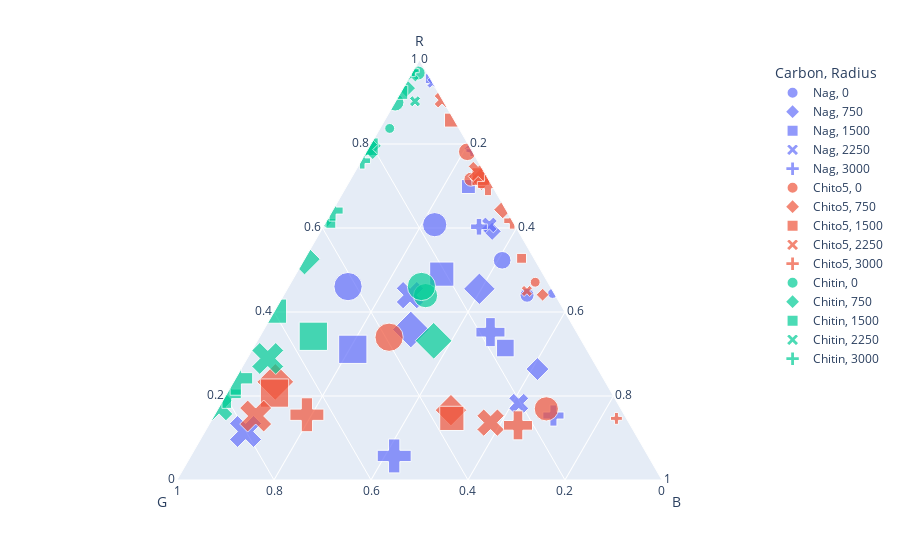

Notebook code cell kept with this figure:
### Code cell
df4plot = pop_den_1d_df[(pop_den_1d_df["Rep"] == "rep2") & ((pop_den_1d_df["Radius"] == 0) | (pop_den_1d_df["Radius"] == 750) | (pop_den_1d_df["Radius"] == 1500) | (pop_den_1d_df["Radius"] == 2250) | (pop_den_1d_df["Radius"] == 3000))]
fig = px.scatter_ternary(df4plot, a='R', b='G', c='B',
    size="Time", color="Carbon", symbol="Radius")
fig.write_image("results/1Drep2.pdf")
fig.show()

### Figure 1 — Plotly figure (JSON) as saved in the notebook; plotly's stock layout.template omitted (floating-point values rounded to 4 significant figures)
{"data": [{"a": [0.6838, 0.4441, 0.4399, 0.5231, 0.6079, 0.4605], "b": [8.339e-05, 0.003514, 0.05831, 0.06798, 0.1647, 0.4171], "c": [0.3161, 0.5524, 0.5018, 0.4089, 0.2274, 0.1224], "hovertemplate": "Carbon=Nag<br>Radius=0<br>R=%{a}<br>G=%{b}<br>B=%{c}<br>Time=%{marker.size}<extra></extra>", "legendgroup": "Nag, 0", "marker": {"color": "#636efa", "size": [0, 11, 22, 35, 66, 90], "sizemode": "area", "sizeref": 0.225, "symbol": "circle"}, "mode": "markers", "name": "Nag, 0", "showlegend": true, "subplot": "ternary", "type": "scatterternary"}, {"a": [0.6456, 0.7893, 0.592, 0.2641, 0.4553, 0.3582], "b": [0, 0, 0.05416, 0.1247, 0.1489, 0.3387], "c": [0.3544, 0.2107, 0.3538, 0.6111, 0.3958, 0.303], "hovertemplate": "Carbon=Nag<br>Radius=750<br>R=%{a}<br>G=%{b}<br>B=%{c}<br>Time=%{marker.size}<extra></extra>", "legendgroup": "Nag, 750", "marker": {"color": "#636efa", "size": [0, 11, 22, 35, 66, 90], "sizemode": "area", "sizeref": 0.225, "symbol": "diamond"}, "mode": "markers", "name": "Nag, 750", "showlegend": true, "subplot": "ternary", "type": "scatterternary"}, {"a": [0.6084, 0.9556, 0.6987, 0.3142, 0.4902, 0.3112], "b": [0.02957, 0, 0.04985, 0.1659, 0.209, 0.482], "c": [0.362, 0.04439, 0.2514, 0.5199, 0.3009, 0.2068], "hovertemplate": "Carbon=Nag<br>Radius=1500<br>R=%{a}<br>G=%{b}<br>B=%{c}<br>Time=%{marker.size}<extra></extra>", "legendgroup": "Nag, 1500", "marker": {"color": "#636efa", "size": [0, 11, 22, 35, 66, 90], "sizemode": "area", "sizeref": 0.225, "symbol": "square"}, "mode": "markers", "name": "Nag, 1500", "showlegend": true, "subplot": "ternary", "type": "scatterternary"}, {"a": [0.5707, 0.946, 0.6073, 0.1826, 0.4401, 0.1155], "b": [0.04871, 0, 0.05232, 0.2041, 0.2996, 0.8009], "c": [0.3806, 0.05403, 0.3404, 0.6134, 0.2602, 0.08357], "hovertemplate": "Carbon=Nag<br>Radius=2250<br>R=%{a}<br>G=%{b}<br>B=%{c}<br>Time=%{marker.size}<extra></extra>", "legendgroup": "Nag, 2250", "marker": {"color": "#636efa", "size": [0, 11, 22, 35, 66, 90], "sizemode": "area", "sizeref": 0.225, "symbol": "x"}, "mode": "markers", "name": "Nag, 2250", "showlegend": true, "subplot": "ternary", "type": "scatterternary"}, {"a": [0.584, 0.7841, 0.603, 0.1535, 0.352, 0.05731], "b": [0.05095, 0, 0.07583, 0.1471, 0.1777, 0.5235], "c": [0.3651, 0.2159, 0.3212, 0.6994, 0.4703, 0.4192], "hovertemplate": "Carbon=Nag<br>Radius=3000<br>R=%{a}<br>G=%{b}<br>B=%{c}<br>Time=%{marker.size}<extra></extra>", "legendgroup": "Nag, 3000", "marker": {"color": "#636efa", "size": [0, 11, 22, 35, 66, 90], "sizemode": "area", "sizeref": 0.225, "symbol": "cross"}, "mode": "markers", "name": "Nag, 3000", "showlegend": true, "subplot": "ternary", "type": "scatterternary"}, {"a": [0.002548, 0.4709, 0.7162, 0.7815, 0.1694, 0.3399], "b": [0.02038, 0.02599, 0.03589, 0.01066, 0.1537, 0.3927], "c": [0.9771, 0.5031, 0.2479, 0.2078, 0.6768, 0.2674], "hovertemplate": "Carbon=Chito5<br>Radius=0<br>R=%{a}<br>G=%{b}<br>B=%{c}<br>Time=%{marker.size}<extra></extra>", "legendgroup": "Chito5, 0", "marker": {"color": "#EF553B", "size": [0, 11, 22, 35, 66, 90], "sizemode": "area", "sizeref": 0.225, "symbol": "circle"}, "mode": "markers", "name": "Chito5, 0", "showlegend": true, "subplot": "ternary", "type": "scatterternary"}, {"a": [0.07692, 0.4412, 0.6436, 0.7165, 0.1664, 0.2337], "b": [0.3846, 0.02556, 0.006501, 0.01363, 0.352, 0.6805], "c": [0.5385, 0.5333, 0.3499, 0.2698, 0.4817, 0.0858], "hovertemplate": "Carbon=Chito5<br>Radius=750<br>R=%{a}<br>G=%{b}<br>B=%{c}<br>Time=%{marker.size}<extra></extra>", "legendgroup": "Chito5, 750", "marker": {"color": "#EF553B", "size": [0, 11, 22, 35, 66, 90], "sizemode": "area", "sizeref": 0.225, "symbol": "diamond"}, "mode": "markers", "name": "Chito5, 750", "showlegend": true, "subplot": "ternary", "type": "scatterternary"}, {"a": [0.2353, 0.5278, 0.8569, 0.7225, 0.1467, 0.2069], "b": [0, 0.02561, 0.005531, 0.01244, 0.3599, 0.6955], "c": [0.7647, 0.4466, 0.1376, 0.2651, 0.4933, 0.09755], "hovertemplate": "Carbon=Chito5<br>Radius=1500<br>R=%{a}<br>G=%{b}<br>B=%{c}<br>Time=%{marker.size}<extra></extra>", "legendgroup": "Chito5, 1500", "marker": {"color": "#EF553B", "size": [0, 11, 22, 35, 66, 90], "sizemode": "area", "sizeref": 0.225, "symbol": "square"}, "mode": "markers", "name": "Chito5, 1500", "showlegend": true, "subplot": "ternary", "type": "scatterternary"}, {"a": [0.6667, 0.45, 0.9046, 0.7347, 0.1366, 0.1523], "b": [0, 0.05357, 0.001062, 0.01155, 0.2852, 0.7616], "c": [0.3333, 0.4964, 0.09433, 0.2537, 0.5782, 0.08607], "hovertemplate": "Carbon=Chito5<br>Radius=2250<br>R=%{a}<br>G=%{b}<br>B=%{c}<br>Time=%{marker.size}<extra></extra>", "legendgroup": "Chito5, 2250", "marker": {"color": "#EF553B", "size": [0, 11, 22, 35, 66, 90], "sizemode": "area", "sizeref": 0.225, "symbol": "x"}, "mode": "markers", "name": "Chito5, 2250", "showlegend": true, "subplot": "ternary", "type": "scatterternary"}, {"a": [0.02083, 0.1467, 0.6172, 0.7022, 0.1301, 0.1554], "b": [0.08333, 0.02055, 0.0003901, 0.007757, 0.2319, 0.6545], "c": [0.8958, 0.8327, 0.3824, 0.29, 0.638, 0.1902], "hovertemplate": "Carbon=Chito5<br>Radius=3000<br>R=%{a}<br>G=%{b}<br>B=%{c}<br>Time=%{marker.size}<extra></extra>", "legendgroup": "Chito5, 3000", "marker": {"color": "#EF553B", "size": [0, 11, 22, 35, 66, 90], "sizemode": "area", "sizeref": 0.225, "symbol": "cross"}, "mode": "markers", "name": "Chito5, 3000", "showlegend": true, "subplot": "ternary", "type": "scatterternary"}, {"a": [0.8441, 0.8371, 0.969, 0.8994, 0.4389, 0.4608], "b": [0.1253, 0.1429, 0.01822, 0.1006, 0.2681, 0.2656], "c": [0.03065, 0.02, 0.01273, 8.881e-06, 0.293, 0.2736], "hovertemplate": "Carbon=Chitin<br>Radius=0<br>R=%{a}<br>G=%{b}<br>B=%{c}<br>Time=%{marker.size}<extra></extra>", "legendgroup": "Chitin, 0", "marker": {"color": "#00cc96", "size": [0, 11, 22, 35, 66, 90], "sizemode": "area", "sizeref": 0.225, "symbol": "circle"}, "mode": "markers", "name": "Chitin, 0", "showlegend": true, "subplot": "ternary", "type": "scatterternary"}, {"a": [0.1743, 0.6147, 0.933, 0.7955, 0.5258, 0.3315], "b": [0.7858, 0.3853, 0.06037, 0.2045, 0.4742, 0.305], "c": [0.03986, 0, 0.0066, 0, 0, 0.3635], "hovertemplate": "Carbon=Chitin<br>Radius=750<br>R=%{a}<br>G=%{b}<br>B=%{c}<br>Time=%{marker.size}<extra></extra>", "legendgroup": "Chitin, 750", "marker": {"color": "#00cc96", "size": [0, 11, 22, 35, 66, 90], "sizemode": "area", "sizeref": 0.225, "symbol": "diamond"}, "mode": "markers", "name": "Chitin, 750", "showlegend": true, "subplot": "ternary", "type": "scatterternary"}, {"a": [0.1304, 0.6111, 0.9229, 0.7934, 0.402, 0.3422], "b": [0.7844, 0.3772, 0.07714, 0.2066, 0.598, 0.5478], "c": [0.0852, 0.01171, 0, 0, 0, 0.11], "hovertemplate": "Carbon=Chitin<br>Radius=1500<br>R=%{a}<br>G=%{b}<br>B=%{c}<br>Time=%{marker.size}<extra></extra>", "legendgroup": "Chitin, 1500", "marker": {"color": "#00cc96", "size": [0, 11, 22, 35, 66, 90], "sizemode": "area", "sizeref": 0.225, "symbol": "square"}, "mode": "markers", "name": "Chitin, 1500", "showlegend": true, "subplot": "ternary", "type": "scatterternary"}, {"a": [0.3668, 0.9018, 0.9666, 0.7868, 0.1735, 0.2893], "b": [0.1035, 0.05831, 0.0334, 0.2132, 0.8265, 0.6682], "c": [0.5297, 0.03991, 0, 0, 0, 0.04244], "hovertemplate": "Carbon=Chitin<br>Radius=2250<br>R=%{a}<br>G=%{b}<br>B=%{c}<br>Time=%{marker.size}<extra></extra>", "legendgroup": "Chitin, 2250", "marker": {"color": "#00cc96", "size": [0, 11, 22, 35, 66, 90], "sizemode": "area", "sizeref": 0.225, "symbol": "x"}, "mode": "markers", "name": "Chitin, 2250", "showlegend": true, "subplot": "ternary", "type": "scatterternary"}, {"a": [0.1822, 0.9745, 0.7603, 0.6415, 0.2052, 0.2422], "b": [0.3062, 0.02549, 0.238, 0.3585, 0.7948, 0.7578], "c": [0.5116, 0, 0.00168, 0, 0, 0], "hovertemplate": "Carbon=Chitin<br>Radius=3000<br>R=%{a}<br>G=%{b}<br>B=%{c}<br>Time=%{marker.size}<extra></extra>", "legendgroup": "Chitin, 3000", "marker": {"color": "#00cc96", "size": [0, 11, 22, 35, 66, 90], "sizemode": "area", "sizeref": 0.225, "symbol": "cross"}, "mode": "markers", "name": "Chitin, 3000", "showlegend": true, "subplot": "ternary", "type": "scatterternary"}], "layout": {"legend": {"itemsizing": "constant", "title": {"text": "Carbon, Radius"}, "tracegroupgap": 0}, "margin": {"t": 60}, "ternary": {"aaxis": {"title": {"text": "R"}}, "baxis": {"title": {"text": "G"}}, "caxis": {"title": {"text": "B"}}, "domain": {"x": [0, 1], "y": [0, 1]}}}}
